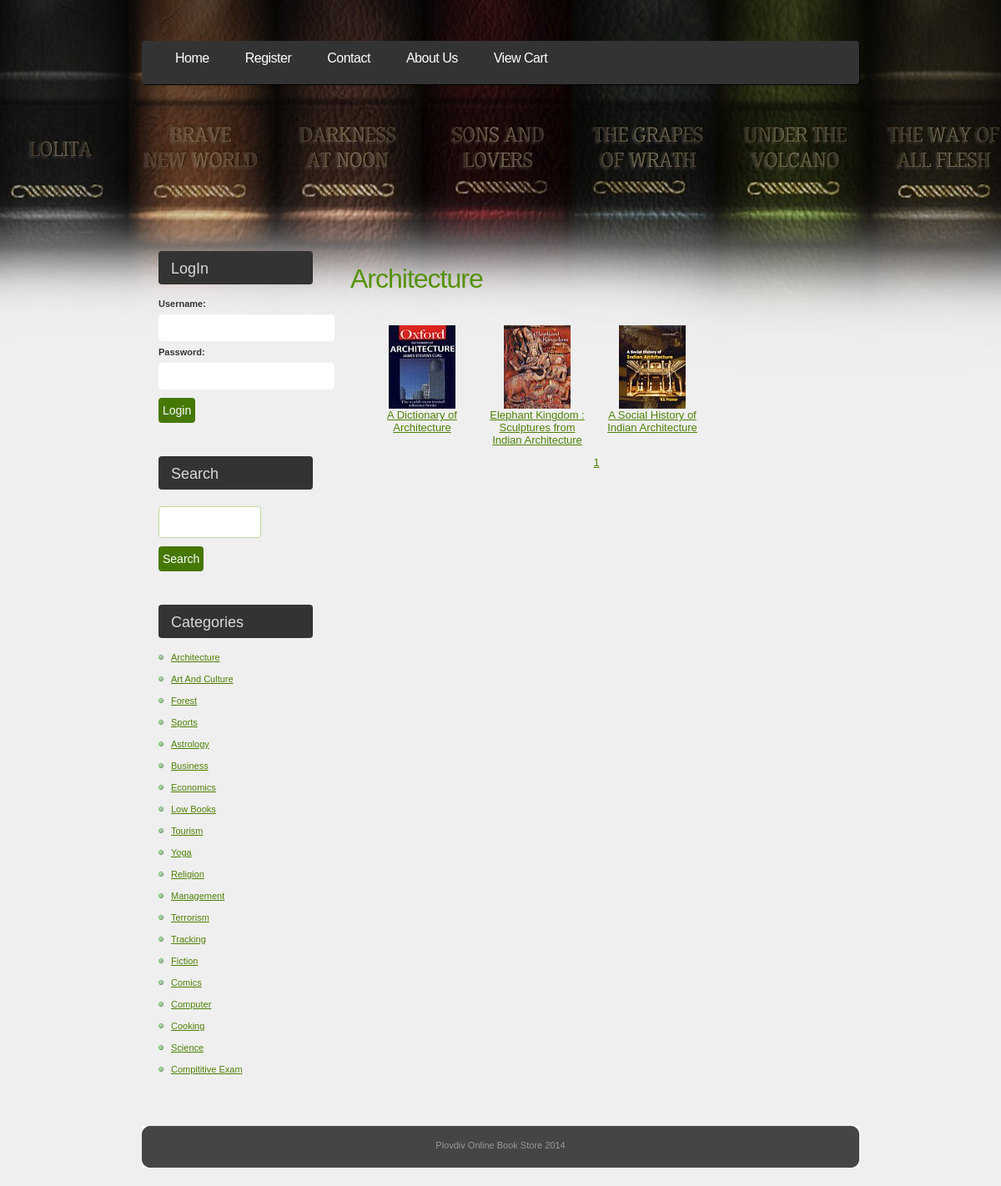
Page /booklist.php?subcatid=1&subcatnm=Architecture on the committed database.
### tables this page shows
CREATE TABLE IF NOT EXISTS `book` (
  `b_id` int(4) NOT NULL AUTO_INCREMENT,
  `b_nm` varchar(60) NOT NULL,
  `b_subcat` varchar(25) NOT NULL,
  `b_desc` longtext NOT NULL,
  `b_publisher` varchar(40) NOT NULL,
  `b_edition` varchar(20) NOT NULL,
  `b_isbn` varchar(10) NOT NULL,
  `b_page` int(5) NOT NULL,
  `b_price` int(5) NOT NULL,
  `b_img` longtext NOT NULL,
  `b_pdf` longtext NOT NULL,
  PRIMARY KEY (`b_id`)
);

CREATE TABLE IF NOT EXISTS `category` (
  `cat_id` int(4) NOT NULL AUTO_INCREMENT,
  `cat_nm` varchar(30) NOT NULL,
  PRIMARY KEY (`cat_id`)
);

### includes/search.inc.php (the view, shortened to what this page needs)
<ul>
			<li id="login">
						<?php
							if(isset($_SESSION['status']))
							{
								echo '<h2>Hello :  '.$_SESSION['unm'].'</h2>';
							}
							else
							{
								echo '<form action="process_login.php" method="POST">
										<h2>LogIn</h2>
											<b>Username:</b>
											<input type="text" name="usernm">
											<b>Password:</b>
											 <input type="password" name="pwd">
											<input type="submit" id="x" value="Login" />
										</form>';
							}
						?>
			</li>
			<li id="search">
				<h2>Search</h2>
				<form method="GET" action="search_result.php">
					<fieldset>
					<input type="text" id="s" name="s" value="" />
					<input type="submit" id="x" value="Search" />
					</fieldset>
				</form>
			</li>
			<li>
				<h2>Categories</h2>
				<ul>
								<?php
										$link=mysql_connect("localhost","root","")or die("Can't Connect...");
										$query="select * from category ";
										$res=mysql_query($query,$link);
										while($row=mysql_fetch_assoc($res))
											{
												echo '<li><a href="subcat.php?cat='.$row['cat_id'].'&catnm='.$row["cat_nm"].'">'.$row["cat_nm"].'</a></li>';
											}
								?>
				</ul>
			</li>
		</ul>

### booklist.php (shortened to what this page needs)
<?php session_start();
	$link=mysql_connect("localhost","root","")or die("Can't Connect...");
	$cat=$_GET['subcatid'];
	$totalq="select count(*) \"total\" from book where b_subcat='$cat'";
	$totalres=mysql_query($totalq,$link) or die("Can't Execute Query...");
	$totalrow=mysql_fetch_assoc($totalres);
	$page_per_page=6;
	$page_total_rec=$totalrow['total'];
	$page_total_page=ceil($page_total_rec/$page_per_page);
	if(!isset($_GET['page']))
	{
		$page_current_page=1;
	}
	else
	{
		$page_current_page=$_GET['page'];
	}
?>
<!DOCTYPE html PUBLIC "-//W3C//DTD XHTML 1.0 Strict//EN" "http://www.w3.org/TR/xhtml1/DTD/xhtml1-strict.dtd">
<html xmlns="http://www.w3.org/1999/xhtml">
<head>
		<?php
			include("includes/head.inc.php");
		?>
</head>
<body>
				<div id="header">
					<div id="menu">
						<?php
							include("includes/menu.inc.php");
						?>
					</div>
				</div>
				<div id="page">
							<div id="content">
								<div class="post">
									<h1 class="title"><?php echo $_GET['subcatnm'];?></h1>
									<div class="entry">
										<table border="4" width="100%" >
											<?php
												$k=($page_current_page-1)*$page_per_page;
												$query="select *from book where b_subcat='$cat' LIMIT ".$k .",".$page_per_page;
												$res=mysql_query($query,$link) or die("Can't Execute Query...");
												$count=0;
												while($row=mysql_fetch_assoc($res))
												{
													if($count==0)
													{
														echo '<tr>';
													}
													echo '<td valign="top"  align="center">
														<a href="detail.php?id='.$row['b_id'].'&cat='.$_GET['subcatnm'].'">
														<img src="'.$row['b_img'].'" width="80" height="100">
														 '.$row['b_nm'].'</a>
													</td>';
													$count++;
												}
											?>
										</table>
										<center>
										<?php
											for($i=1;$i<=$page_total_page;$i++)
											{
												echo '&nbsp;&nbsp;<a href="booklist.php?subcatid='.$_GET['subcatid'].'&subcatnm='.$_GET['subcatnm'].'&page='.$i.'">'.$i.'</a>&nbsp;&nbsp;';
											}
										?>
										</center>
									</div>
								</div>
							</div>
							<div id="sidebar">
									<?php
										include("includes/search.inc.php");
									?>
							</div>
					<div style="clear: both;">&nbsp;</div>
				</div>
				<div id="footer">
							<?php
								include("includes/footer.inc.php");
							?>
				</div>
</body>
</html>

### includes/head.inc.php (shortened to what this page needs)
<link href="default.css" rel="stylesheet" type="text/css" />

### includes/menu.inc.php
<ul>
			<li class="current_page_item"><a href="index.php">Home</a></li>
			<?php
					if(isset($_SESSION['status']))
					{
						echo '<li><a href="logout.php">Logout</a></li>';
					}
					else
					{
						echo '<li><a href="register.php">Register</a></li>';
					}
			?>
			<li class="last"><a href="contact.php">Contact</a></li>
			<li class="last"><a href="aboutus.php">About Us</a></li>
			<li><a href="viewcart.php">View Cart</a></li>
</ul>

### includes/footer.inc.php
<div id="footer-wrap">
	<p id="legal">Plovdiv Online Book Store 2014</p>
	</div>

### default.css (style rules this page uses)
body { margin-top: 49px; padding: 0; background:#efefef url(images/header.jpg) top center no-repeat; font-family: "Trebuchet MS", Arial, Helvetica, sans-serif; font-size: 13px; color: #333333; }
tr { background:none; }
table td, table { border:0px; }
table td { width:118px; padding:10px; display:inline-block; }
table td img { display:block; }
h1, h2, h3 { margin: 0; font-weight: normal; color: #559106; }
h1 { letter-spacing: -1px; font-size: 32px; }
h2 { font-size: 23px; }
p, ul, ol { margin: 0 0 2em 0; text-align: justify; line-height: 26px; font-size: 11px; }
a:link { color: #4E8006; }
img { border: none; }
form { margin: 0; padding: 0; }
fieldset { margin: 0; padding: 0; border: none; }
input, textarea, select { font-family: "Trebuchet MS", Arial, Helvetica, sans-serif; font-size: 15px; color: #333333; display:inline-block; line-height:30px; border-radius:4px; border:0px; padding-left:10px; }
#header { width: 860px; height: 52px; margin: 0 auto; margin-bottom:200px; background-color: #333; border-radius: 4px; box-shadow: 1px 1px 1px #000; }
#menu { float: left; width: 860px; height: 54px; }
#menu ul { margin: 0; padding: 0px 0 0 20px; list-style: none; line-height: normal; }
#menu li { display: block; float: left; }
#menu a { display: block; float: left; margin-right: 3px; padding: 12px 20px; letter-spacing: -.5px; text-decoration: none; font: 16px "Trebuchet MS", Arial, Helvetica, sans-serif; color: #FFFFFF; }
#menu .current_page_item a { color: #FFFFFF; }
#page { width: 850px; margin: 0 auto; }
#content { float: right; width: 620px; }
.post { padding: 15px 15px; }
.post .title { margin-bottom: 20px; padding-bottom: 5px; }
.post .entry { padding: 0 15px; }
#sidebar { float: left; width: 215px; }
#sidebar ul { margin: 0; padding: 0; list-style: none; }
#sidebar li { margin-bottom: 40px; padding: 0 15px; }
#sidebar li li { margin: 0; padding-left: 15px; background: url(images/img08.jpg) no-repeat left 50%; }
#sidebar h2 { height: 32px; padding: 8px 0 0 15px; margin-bottom: 10px; background-color:#333333; border-radius:4px; font-size: 18px; color: #DADADA; }
#search h2 { margin-bottom: 20px; }
#s { width: 115px; margin-right: 5px; padding: 3px; border: 1px solid #BED99C; }
#x { margin-top:10px; background: #467805; border-radius:4px; padding:0px 5px; font-size: 14px; color: #FFFFFF; cursor:pointer; }
#footer-wrap { width: 860px; height: 64px; margin: 0 auto; background: url(images/img04.jpg) no-repeat left top; }
#footer { margin: 0 auto; height: 64px; min-height: 64px; padding: 0; }
html>body #footer { height: auto; }
#legal { clear: both; padding-top: 10px; text-align: center; color: #999999; }

### rows in the picture
book: b_img (picture), b_nm "A Dictionary of Architecture"
book: b_img (picture), b_nm "Elephant Kingdom : Sculptures from Indian Architecture"
book: b_img (picture), b_nm "A Social History of Indian Architecture"
category: cat_nm "Architecture"
category: cat_nm "Art And Culture"
category: cat_nm "Forest"
category: cat_nm "Sports"
category: cat_nm "Astrology"
category: cat_nm "Business"
category: cat_nm "Economics"
category: cat_nm "Low Books"
category: cat_nm "Tourism"
category: cat_nm "Yoga"
category: cat_nm "Religion"
category: cat_nm "Management"
category: cat_nm "Terrorism"
category: cat_nm "Tracking"
category: cat_nm "Fiction"
category: cat_nm "Comics"
category: cat_nm "Computer"
category: cat_nm "Cooking"
category: cat_nm "Science"
category: cat_nm "Compititive Exam"

### other values in the picture
$_GET['subcatnm'] "Architecture"
